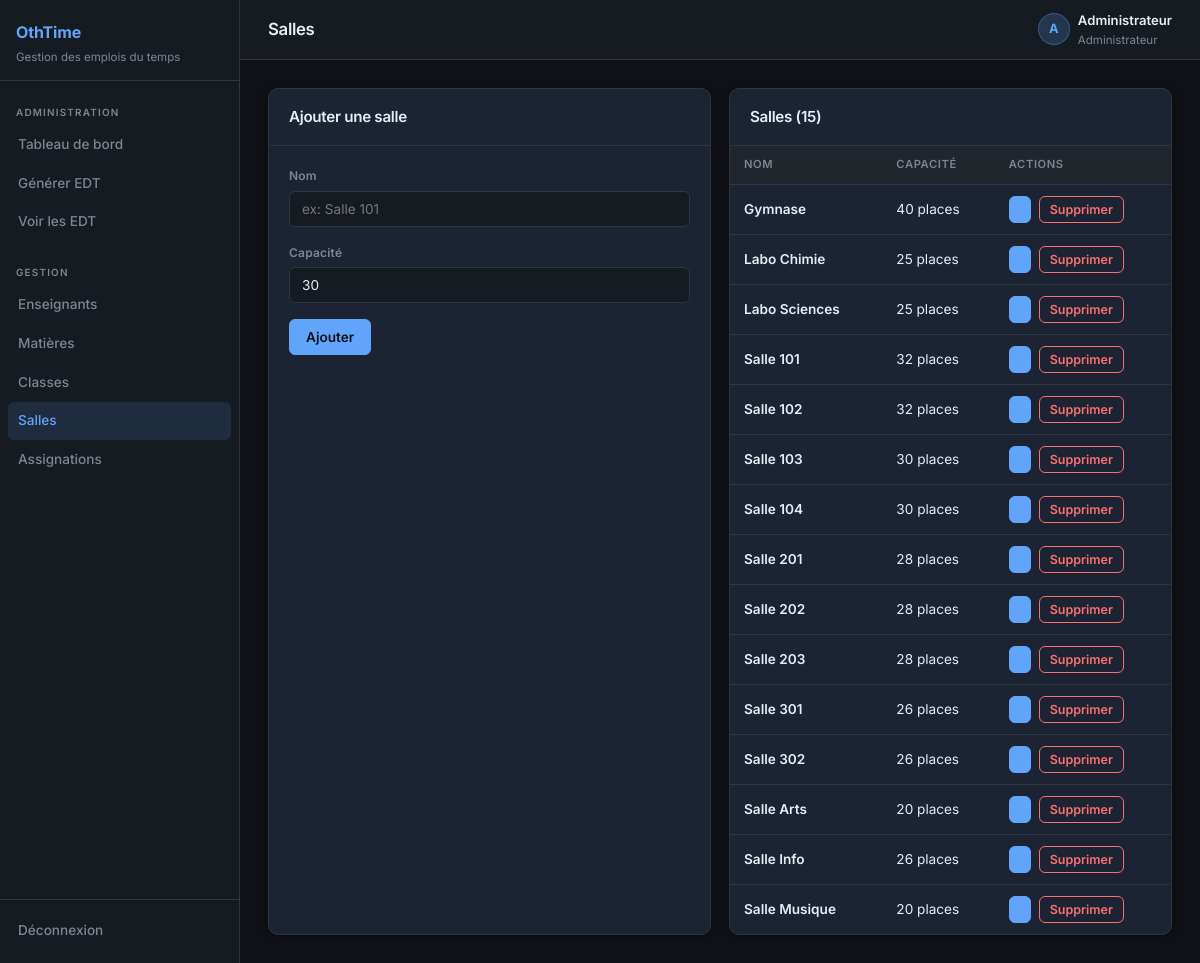
The page /admin/rooms (signed in) on the database its author committed.
### tables this page shows
CREATE TABLE rooms (
    id INT AUTO_INCREMENT PRIMARY KEY,
    nom VARCHAR(50) NOT NULL,
    capacite INT DEFAULT 30
);

### app/controllers/AdminController.php (called while the page is built, shortened)
<?php
class AdminController {
    private Database $db;
    public function __construct() {
        $this->db = Database::getInstance();
    }
   public function rooms(): void {
        $rooms = $this->db->fetchAll('SELECT * FROM rooms ORDER BY nom');
        require __DIR__ . '/../views/admin/rooms.php';
    }
}

### public/index.php (called while the page is built, shortened)
<?php
spl_autoload_register(function (string $class): void {
    $paths = [
        BASE_PATH . '/core/'             . $class . '.php',
        BASE_PATH . '/app/controllers/'  . $class . '.php',
        BASE_PATH . '/app/models/'       . $class . '.php',
    ];
    foreach ($paths as $path) {
        if (file_exists($path)) {
            return;
        }
    }
});
$router = new Router();
$router->add('/login',  'AuthController', 'login');
$router->add('/logout', 'AuthController', 'logout');
$router->add('/admin/dashboard',       'AdminController', 'dashboard');
$router->add('/admin/teachers',        'AdminController', 'teachers');
$router->add('/admin/subjects',        'AdminController', 'subjects');
$router->add('/admin/classes',         'AdminController', 'classes');
$router->add('/admin/rooms',           'AdminController', 'rooms');
$router->add('/admin/assignments',     'AdminController', 'assignments');
$router->add('/admin/timetable',       'AdminController', 'timetable');
$router->add('/admin/generate',        'AdminController', 'generate');
$router->add('/admin/run-generation',  'AdminController', 'runGeneration');
$router->add('/teacher/preferences',   'TeacherController', 'preferences');
$uri = parse_url($_SERVER['REQUEST_URI'], PHP_URL_PATH);
$router->dispatch($uri);

### core/Database.php (called while the page is built, shortened)
<?php
class Database {
    private static $instance = null;
    private $pdo;
    private function __construct() {
        $dsn = "mysql:host=" . MYSQL_HOST . ";dbname=" . MYSQL_DATABASE . ";charset=" . MYSQL_CHARSET;
        $options = [
            PDO::ATTR_ERRMODE            => PDO::ERRMODE_EXCEPTION,
            PDO::ATTR_DEFAULT_FETCH_MODE => PDO::FETCH_ASSOC,
            PDO::ATTR_EMULATE_PREPARES   => false,
        ];
        try {
            $this->pdo = new PDO($dsn, MYSQL_USER, MYSQL_PASSWORD, $options);
        } catch (PDOException $e) {
            die(json_encode(['error' => 'Connexion DB échouée: ' . $e->getMessage()]));
        }
    }
    public static function getInstance(): self {
        if (self::$instance === null) {
            self::$instance = new self();
        }
        return self::$instance;
    }
    public function query(string $sql, array $params = []): PDOStatement {
        $stmt = $this->pdo->prepare($sql);
        $stmt->execute($params);
        return $stmt;
    }
    public function fetchAll(string $sql, array $params = []): array {
        return $this->query($sql, $params)->fetchAll();
    }
}

### app/views/admin/rooms.php (the view, shortened to what this page needs)
<?php
require __DIR__ . '/../layout_top.php';
?>
<div class="grid-2">
    <div class="card">
        <div class="card-header"><h3>Ajouter une salle</h3></div>
        <div class="card-body">
            <form method="POST">
                <div class="form-group mb-4"><label>Nom</label><input type="text" name="nom" placeholder="ex: Salle 101" required></div>
                <div class="form-group mb-4"><label>Capacité</label><input type="number" name="capacite" value="30" min="1"></div>
                <button type="submit" class="btn btn-primary">Ajouter</button>
            </form>
        </div>
    </div>
    <div class="card">
        <div class="card-header"><h3> Salles (<?= count($rooms) ?>)</h3></div>
        <div class="table-wrap">
            <table>
                <thead><tr><th>Nom</th><th>Capacité</th><th>Actions</th></tr></thead>
                <tbody>
                <?php foreach ($rooms as $r): ?>
                <tr>
                    <td style="font-weight:600"><?= htmlspecialchars($r['nom']) ?></td>
                    <td><?= $r['capacite'] ?> places</td>
                    <td>
                        <div class="flex gap-2">
                            <button onclick="openRoom(<?= $r['id'] ?>, '<?= addslashes($r['nom']) ?>', <?= $r['capacite'] ?>)" class="btn btn-sm btn-primary"></button>
                            <form method="POST" onsubmit="return confirm('Supprimer ?')">
                                <button class="btn btn-sm btn-danger">Supprimer</button>
                            </form>
                        </div>
                    </td>
                </tr>
                <?php endforeach; ?>
                </tbody>
            </table>
        </div>
    </div>
</div>
<?php require __DIR__ . '/../layout_bottom.php'; ?>

### public/assets/style.css (style rules this page uses)
*, *::before, *::after { box-sizing: border-box; margin: 0; padding: 0; }
:root { --primary: #60a5fa; --primary-lt: #93c5fd; --accent: #f59e0b; --accent-lt: #fcd34d; --success: #34d399; --danger: #f87171; --warning: #fbbf24; --bg: #0f1117; --bg-2: #161b22; --surface: #1c2333; --surface-2: #21262d; --border: #30363d; --text: #e6edf3; --text-muted: #7d8590; --radius: 10px; --shadow: 0 4px 24px rgba(0,0,0,.4); --shadow-sm: 0 2px 8px rgba(0,0,0,.3); --sidebar-w: 240px; --header-h: 60px; }
html { font-size: 16px; }
body { font-family: 'Inter', sans-serif; background: var(--bg); color: var(--text); min-height: 100vh; line-height: 1.6; }
h1,h2,h3,h4 { font-family: 'Inter', sans-serif; font-weight: 600; letter-spacing: -.02em; }
.card { background: var(--surface); border: 1px solid var(--border); border-radius: var(--radius); box-shadow: var(--shadow-sm); overflow: hidden; }
.card-header { padding: 16px 20px; border-bottom: 1px solid var(--border); display: flex; align-items: center; justify-content: space-between; }
.card-header h3 { font-size: .95rem; font-weight: 600; }
.card-body { padding: 20px; }
.table-wrap { overflow-x: auto; }
table { width: 100%; border-collapse: collapse; font-size: .85rem; }
thead { background: var(--surface-2); }
th { padding: 10px 14px; text-align: left; font-weight: 600; font-size: .7rem; letter-spacing: .6px; text-transform: uppercase; color: var(--text-muted); border-bottom: 1px solid var(--border); white-space: nowrap; }
td { padding: 11px 14px; border-bottom: 1px solid var(--border); vertical-align: middle; color: var(--text); }
tr:last-child td { border-bottom: none; }
.form-group { display: flex; flex-direction: column; gap: 5px; flex: 1; min-width: 130px; }
.form-group label { font-size: .75rem; font-weight: 600; color: var(--text-muted); letter-spacing: .2px; }
input, select, textarea { padding: 9px 12px; border: 1px solid var(--border); border-radius: 6px; font-family: inherit; font-size: .85rem; color: var(--text); background: var(--bg-2); outline: none; transition: border-color .15s, box-shadow .15s; }
.btn { display: inline-flex; align-items: center; gap: 6px; padding: 9px 16px; border-radius: 6px; border: 1px solid transparent; font-family: inherit; font-size: .85rem; font-weight: 600; cursor: pointer; transition: all .15s; white-space: nowrap; text-decoration: none; }
.btn-primary { background: var(--primary); color: #0f1117; border-color: var(--primary); }
.btn-danger { background: transparent; color: var(--danger); border-color: var(--danger); }
.btn-sm { padding: 5px 10px; font-size: .78rem; }
.flex { display: flex; }
.gap-2 { gap: 8px; }
.mb-4 { margin-bottom: 16px; }
.grid-2 { display: grid; grid-template-columns: 1fr 1fr; gap: 18px; }

### rows shown on the page
rooms: nom "Gymnase", capacite "40"
rooms: nom "Labo Chimie", capacite "25"
rooms: nom "Labo Sciences", capacite "25"
rooms: nom "Salle 101", capacite "32"
rooms: nom "Salle 102", capacite "32"
rooms: nom "Salle 103", capacite "30"
rooms: nom "Salle 104", capacite "30"
rooms: nom "Salle 201", capacite "28"
rooms: nom "Salle 202", capacite "28"
rooms: nom "Salle 203", capacite "28"
rooms: nom "Salle 301", capacite "26"
rooms: nom "Salle 302", capacite "26"
rooms: nom "Salle Arts", capacite "20"
rooms: nom "Salle Info", capacite "26"
rooms: nom "Salle Musique", capacite "20"

### other values the page prints
$page_title "Salles"
$avatar "A"
$nom "Administrateur"
count($rooms) "15"
